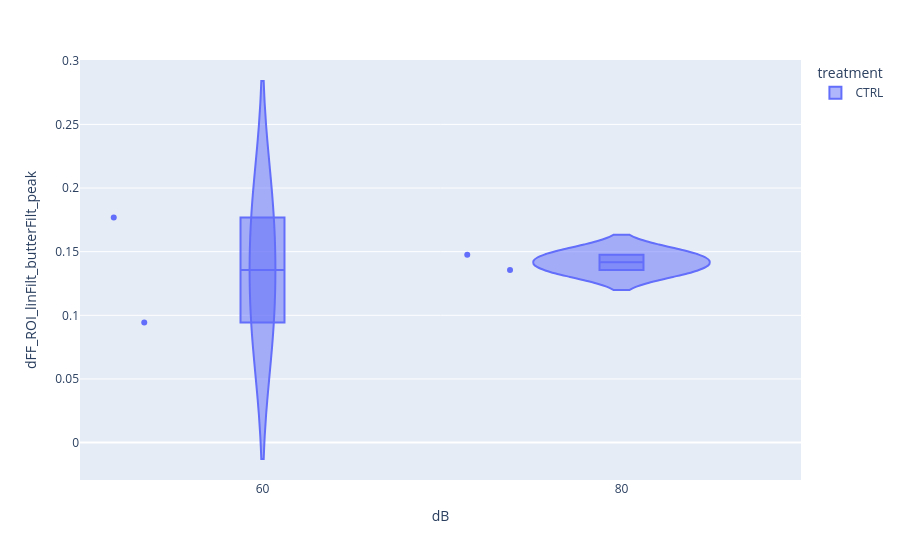

The notebook cell this image was saved under:
### Code cell
# plot peak response amplitudes across sound intensities

import plotly.express as px

# # histogram showing averaged peak dFF across intensities between pre- and post-ZX1
# fig = px.histogram(df_drop_drop[df_drop_drop['dir']==expDir], x="dB", y="dFF_ROI_linFilt_butterFilt_peak",
#                    color="treatment", barmode='group', histfunc='avg', height=400)

# # violin plot showing distribution of peak dFF across intensities between pre- and post-ZX1
# dFF response
fig = px.violin(df_drop_drop, y="dFF_ROI_linFilt_butterFilt_peak", x="dB", color="treatment", box=True, points='all')

# dF response
# fig = px.violin(df_drop_drop[df_drop_drop['dir']==expDir], y="dF_ROI_linFilt_butterFilt_peak", x="dB", color="treatment", box=True, points='all')

fig.show()

### Figure 1 — Plotly figure (JSON) as saved in the notebook; plotly's stock layout.template omitted (floating-point values rounded to 4 significant figures)
{"data": [{"alignmentgroup": "True", "box": {"visible": true}, "hovertemplate": "treatment=CTRL<br>dB=%{x}<br>dFF_ROI_linFilt_butterFilt_peak=%{y}<extra></extra>", "legendgroup": "CTRL", "marker": {"color": "#636efa"}, "name": "CTRL", "offsetgroup": "CTRL", "orientation": "v", "points": "all", "scalegroup": "True", "showlegend": true, "type": "violin", "x": [80, 60, 60, 80], "x0": " ", "xaxis": "x", "y": [0.1356, 0.1768, 0.09443, 0.1476], "y0": " ", "yaxis": "y"}], "layout": {"legend": {"title": {"text": "treatment"}, "tracegroupgap": 0}, "margin": {"t": 60}, "violinmode": "group", "xaxis": {"anchor": "y", "domain": [0, 1], "title": {"text": "dB"}}, "yaxis": {"anchor": "x", "domain": [0, 1], "title": {"text": "dFF_ROI_linFilt_butterFilt_peak"}}}}
